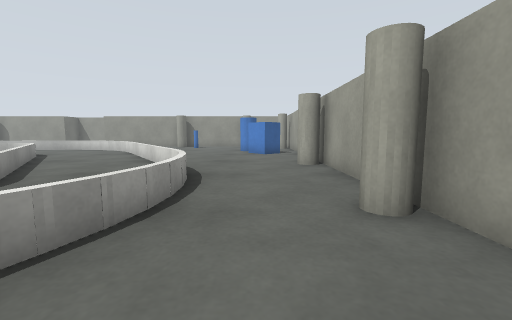
[1] (above)

24 first-person views from a walk through a world built for the Gazebo simulator. The camera is 0.54 m above the floor, tilts 6° down and sees 90° across. The floor is counted in squares, 0.5 m on a side. Each view is taken from the middle of a square. On the plan, view 1 faces up. The plan holds only what a view shows up to about 11 squares ahead; the rest is blank. The place goes on beyond the plan.

[2]
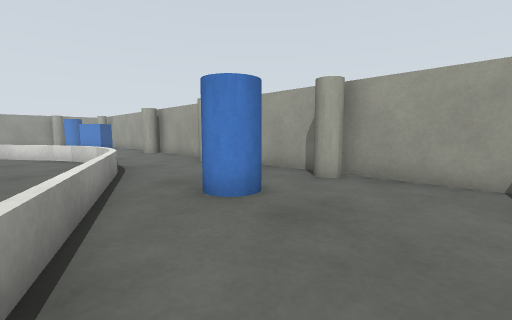

[3]
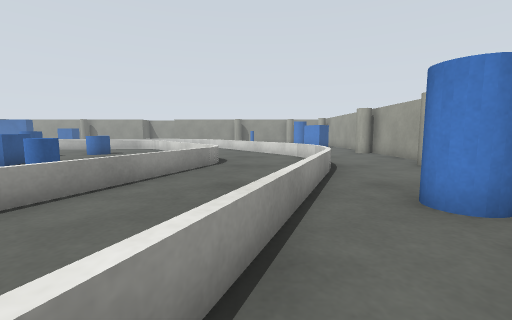

[4]
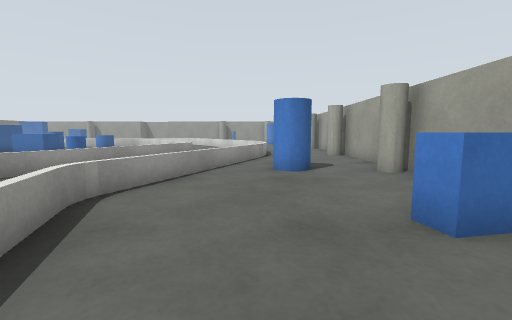

[5]
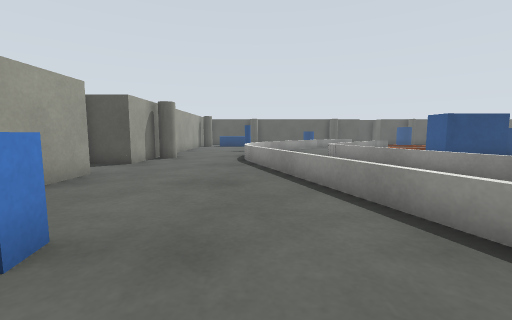

[6]
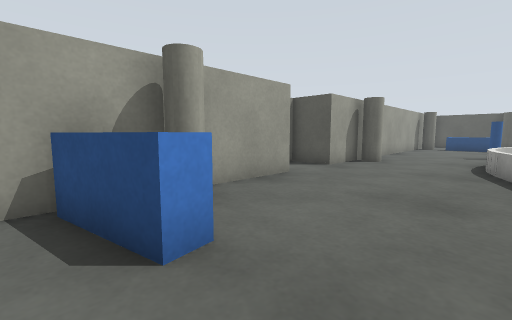

[7]
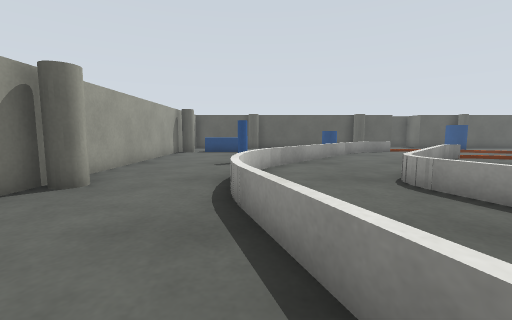

[8]
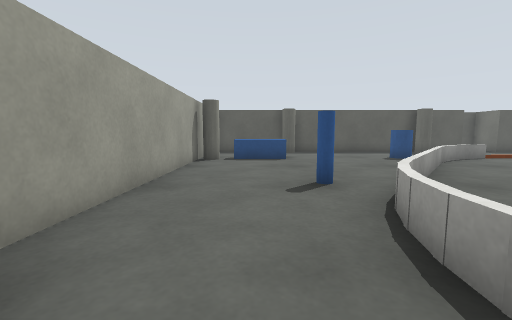

[9]
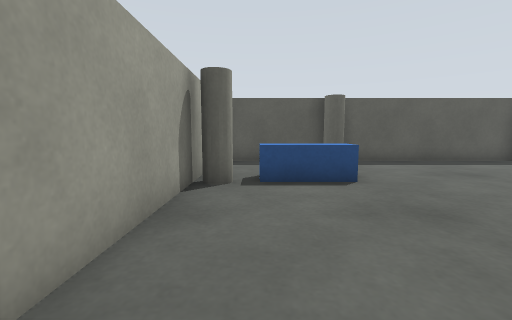

[10]
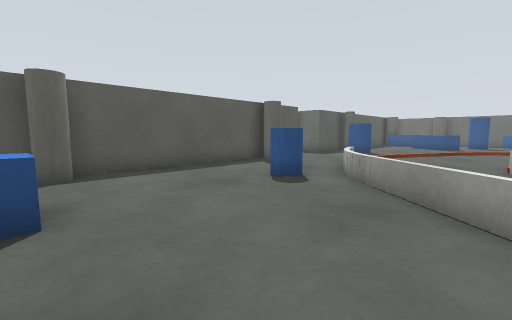

[11]
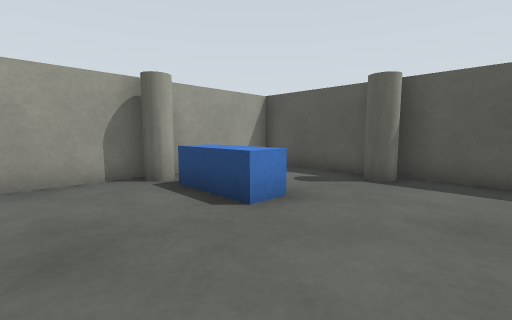

[12]
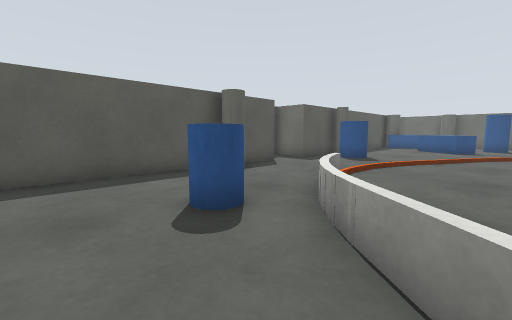

[13]
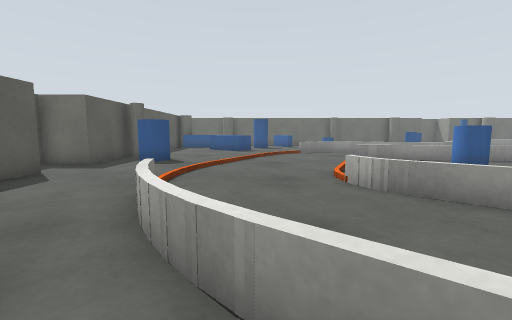

[14]
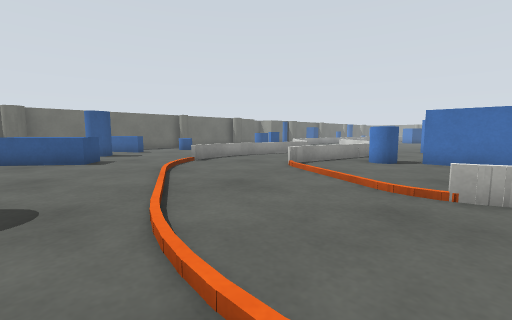

[15]
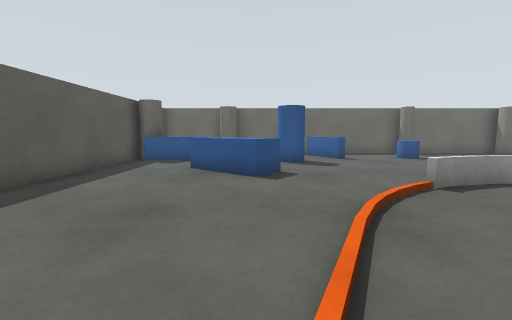

[16]
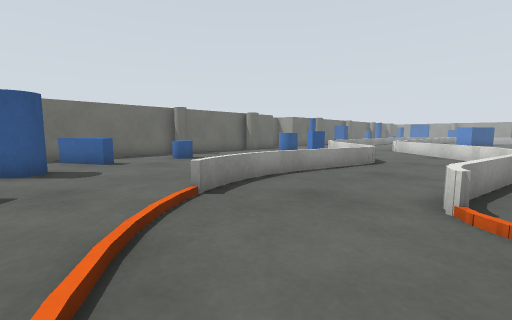

[17]
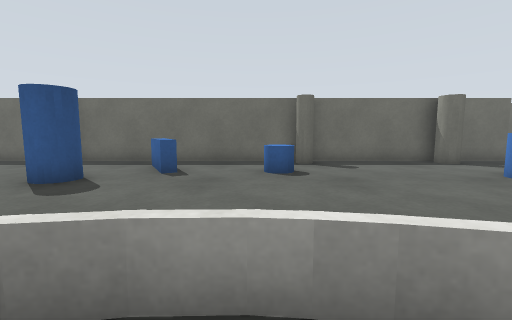

[18]
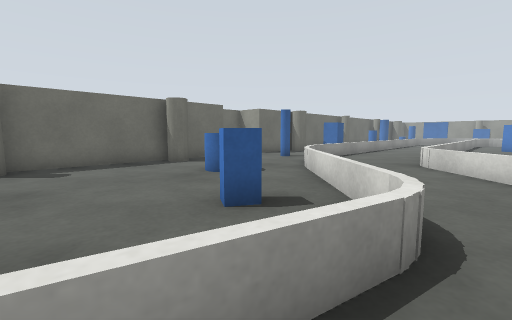

[19]
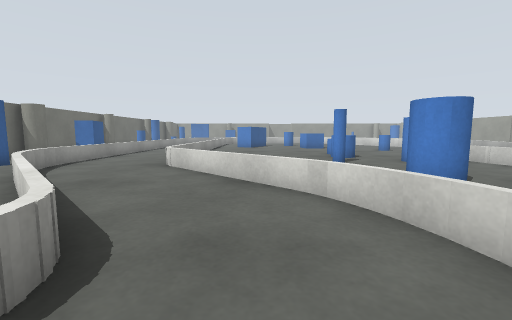

[20]
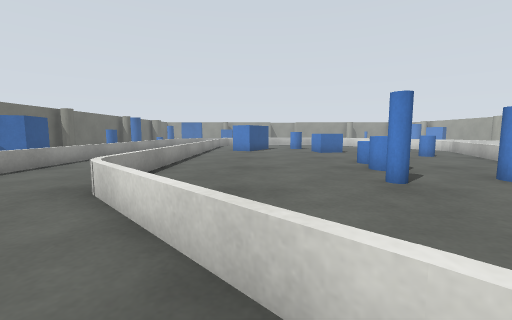

[21]
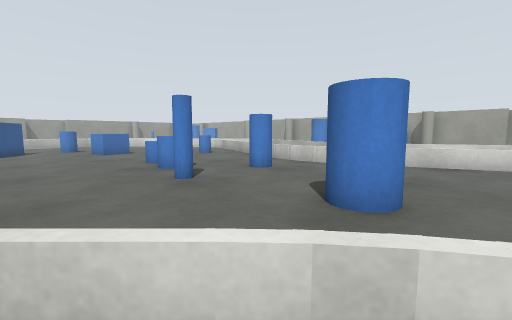

[22]
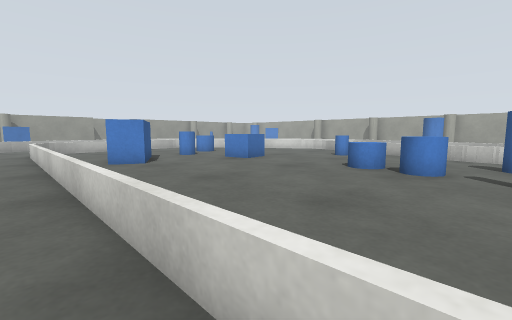

[23]
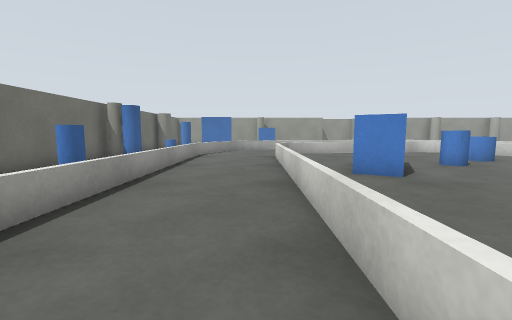

[24]
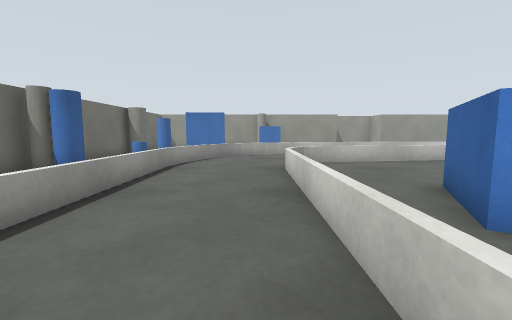

### Floor plan
Key: @ floor where view 1 was taken; # wall or solid block; x gap in a wall; . floor; = window, fence, low wall or low ledge; C grey cylinder; B blue cylinder; L blue box; G grey box; P blue pole; R orange box; E grey pole; O other object.
Columns run from 28 left of view 1 to 4 right of it. Each row starts with its distance up from view 1.
 13 #    ==..      =
 12 #   ==...=======
 11 #   =...==.....   ==...== ....
 10 #EB =...=.....     =....= ....#
  9 #E  =...=...... B.  =...==....C
  8 #   =...=......BB.  ==...==...#
  7 #   =...=..L BB..    ==...=...#
  6 #   =...=.LL .B..     =...=...#
  5 # B =...=.LL...       ==..==..#
  4   B =...=.L...LLL     ==..==..C
  3     =...=......L      =...=...C
  2     =...=.......      =...=...#
  1     =...=........  B ==..==...#
  0   L =...=............=...=..@.##
 -1   L =...=......B....==...=.BB.##
 -2   L =...=......BB...=...==.B..C#
 -3     =...=......B....=...=.....##
 -4     =...=......B...==  ==.....##
 -5     =...=.....P..B.=   =......##
 -6   PP=...=.....P..B.==  ==...=###
 -7    .x=..==..........    =.....C#
 -8    ..=...==........     =.....##
 -9 #. ..==...==..BB....==  ==....#
-10 #.....==...==..B.....=   =....#
-11 #C.BB..==...==.......=   =.....
-12 #...B...==...=       ==..==.....
-13 #......L.=...=        =...=...#G#
-14 #......L.=...=..LLL   =...=...#
-15 #........=...=.. LL   ==..==..C
-16 #C...... =...=BBLL    ==..=...#
-17 #.BB.... =...=....   ==...=...#
-18 #..B....==..==....  ==...==...#
-19 #.......==..=R.... ==....=PP..#
-20 #..L.....=........==....==.P..#
-21 #LLL.....R......RR=....==.....#
-22 #...B.....R...........==......##
-23 #...BB.L...R.........==.......##
-24 #....  LL...........=x........C#
-25 # ..  LL.......RRRO=xBB....LLLC#
-26 # .LL.L...............B.......##
-27 #  LL.......BB................#
-28 #  CC......  B....CC......C...#
-29    C######  ###.###############
-30               G
-31               #

Positions as (right, up) in squares from view 1, and headings:
1: (0, 0), facing up
2: (-4, -5), facing up-right
3: (-4, -5), facing up
4: (-2, -9), facing up
5: (-2, -4), facing down
6: (-2, -5), facing down-right
7: (-2, -10), facing down
8: (0, -14), facing down
9: (1, -19), facing down
10: (-1, -21), facing down-left
11: (-4, -22), facing down-right
12: (-4, -22), facing down-left
13: (-5, -23), facing left
14: (-10, -26), facing up-left
15: (-14, -24), facing left
16: (-15, -23), facing up-left
17: (-18, -18), facing left
18: (-18, -16), facing up-left
19: (-17, -15), facing up
20: (-17, -11), facing up
21: (-17, -11), facing up-right
22: (-21, -5), facing up-right
23: (-21, -2), facing up
24: (-21, 2), facing up
